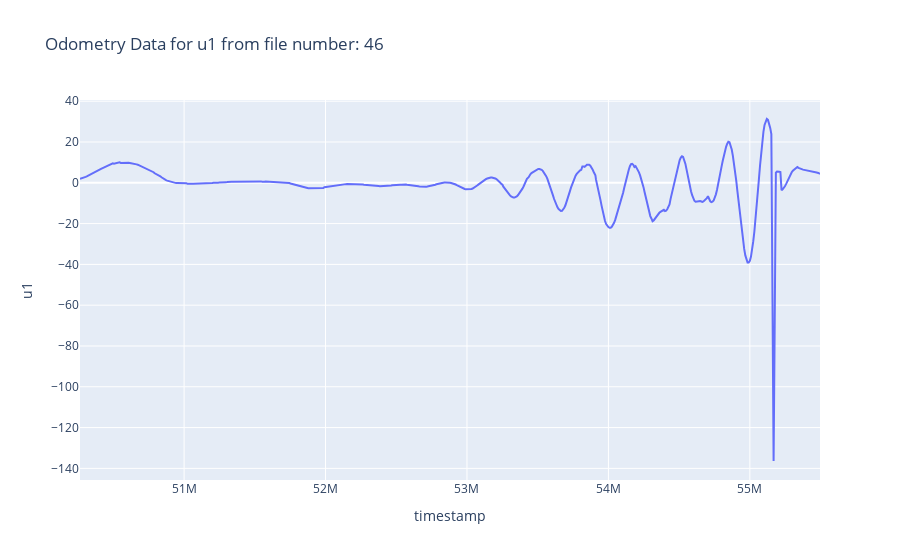
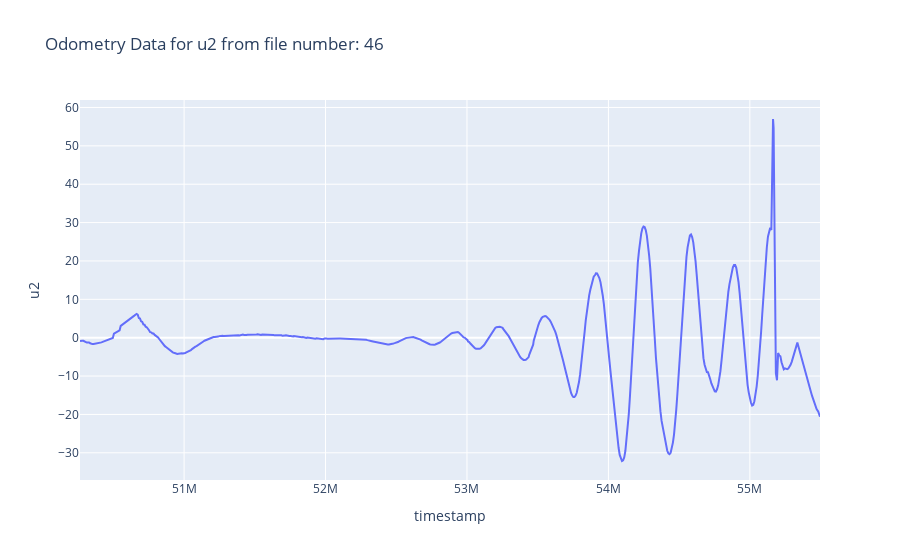
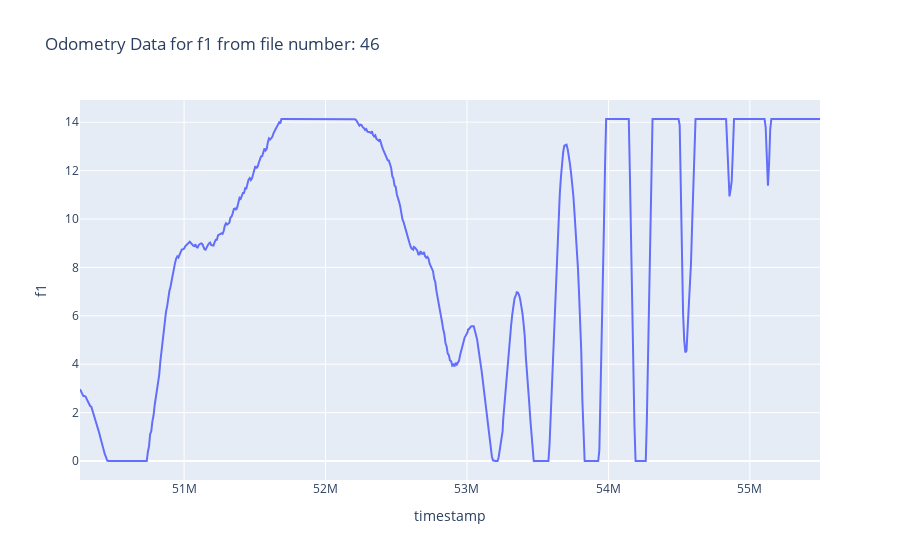
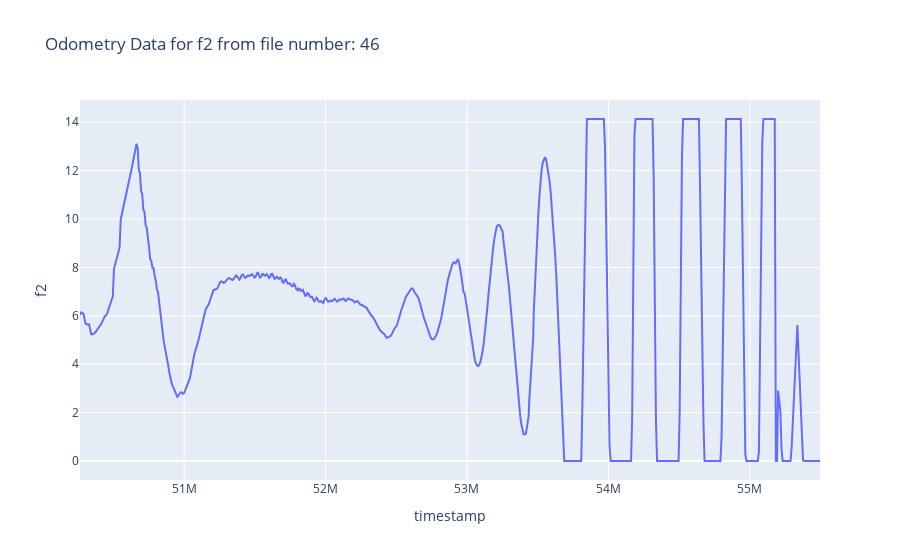

The cell these charts' notebook holds for them, in order:
### Code cell
interactive_plotter_csv("odometry_data_46.csv")

### Figure 1 — Plotly figure (JSON) as saved in the notebook; plotly's stock layout.template omitted (floating-point values rounded to 4 significant figures; data arrays with more than 128 entries replaced by an {"elided": "..."} marker saying what was removed)
{"data": [{"hovertemplate": "timestamp=%{x}<br>u1=%{y}<extra></extra>", "legendgroup": "", "line": {"color": "#636efa", "dash": "solid"}, "marker": {"symbol": "circle"}, "mode": "lines", "name": "", "orientation": "v", "showlegend": false, "type": "scatter", "x": {"elided": "655 int values"}, "xaxis": "x", "y": {"elided": "655 float values"}, "yaxis": "y"}], "layout": {"legend": {"tracegroupgap": 0}, "title": {"text": "Odometry Data for u1 from file number: 46"}, "xaxis": {"anchor": "y", "domain": [0, 1], "title": {"text": "timestamp"}}, "yaxis": {"anchor": "x", "domain": [0, 1], "title": {"text": "u1"}}}}

### Figure 2 — Plotly figure (JSON) as saved in the notebook; plotly's stock layout.template omitted (floating-point values rounded to 4 significant figures; data arrays with more than 128 entries replaced by an {"elided": "..."} marker saying what was removed)
{"data": [{"hovertemplate": "timestamp=%{x}<br>u2=%{y}<extra></extra>", "legendgroup": "", "line": {"color": "#636efa", "dash": "solid"}, "marker": {"symbol": "circle"}, "mode": "lines", "name": "", "orientation": "v", "showlegend": false, "type": "scatter", "x": {"elided": "655 int values"}, "xaxis": "x", "y": {"elided": "655 float values"}, "yaxis": "y"}], "layout": {"legend": {"tracegroupgap": 0}, "title": {"text": "Odometry Data for u2 from file number: 46"}, "xaxis": {"anchor": "y", "domain": [0, 1], "title": {"text": "timestamp"}}, "yaxis": {"anchor": "x", "domain": [0, 1], "title": {"text": "u2"}}}}

### Figure 3 — Plotly figure (JSON) as saved in the notebook; plotly's stock layout.template omitted (floating-point values rounded to 4 significant figures; data arrays with more than 128 entries replaced by an {"elided": "..."} marker saying what was removed)
{"data": [{"hovertemplate": "timestamp=%{x}<br>f1=%{y}<extra></extra>", "legendgroup": "", "line": {"color": "#636efa", "dash": "solid"}, "marker": {"symbol": "circle"}, "mode": "lines", "name": "", "orientation": "v", "showlegend": false, "type": "scatter", "x": {"elided": "655 int values"}, "xaxis": "x", "y": {"elided": "655 float values"}, "yaxis": "y"}], "layout": {"legend": {"tracegroupgap": 0}, "title": {"text": "Odometry Data for f1 from file number: 46"}, "xaxis": {"anchor": "y", "domain": [0, 1], "title": {"text": "timestamp"}}, "yaxis": {"anchor": "x", "domain": [0, 1], "title": {"text": "f1"}}}}

### Figure 4 — Plotly figure (JSON) as saved in the notebook; plotly's stock layout.template omitted (floating-point values rounded to 4 significant figures; data arrays with more than 128 entries replaced by an {"elided": "..."} marker saying what was removed)
{"data": [{"hovertemplate": "timestamp=%{x}<br>f2=%{y}<extra></extra>", "legendgroup": "", "line": {"color": "#636efa", "dash": "solid"}, "marker": {"symbol": "circle"}, "mode": "lines", "name": "", "orientation": "v", "showlegend": false, "type": "scatter", "x": {"elided": "655 int values"}, "xaxis": "x", "y": {"elided": "655 float values"}, "yaxis": "y"}], "layout": {"legend": {"tracegroupgap": 0}, "title": {"text": "Odometry Data for f2 from file number: 46"}, "xaxis": {"anchor": "y", "domain": [0, 1], "title": {"text": "timestamp"}}, "yaxis": {"anchor": "x", "domain": [0, 1], "title": {"text": "f2"}}}}
